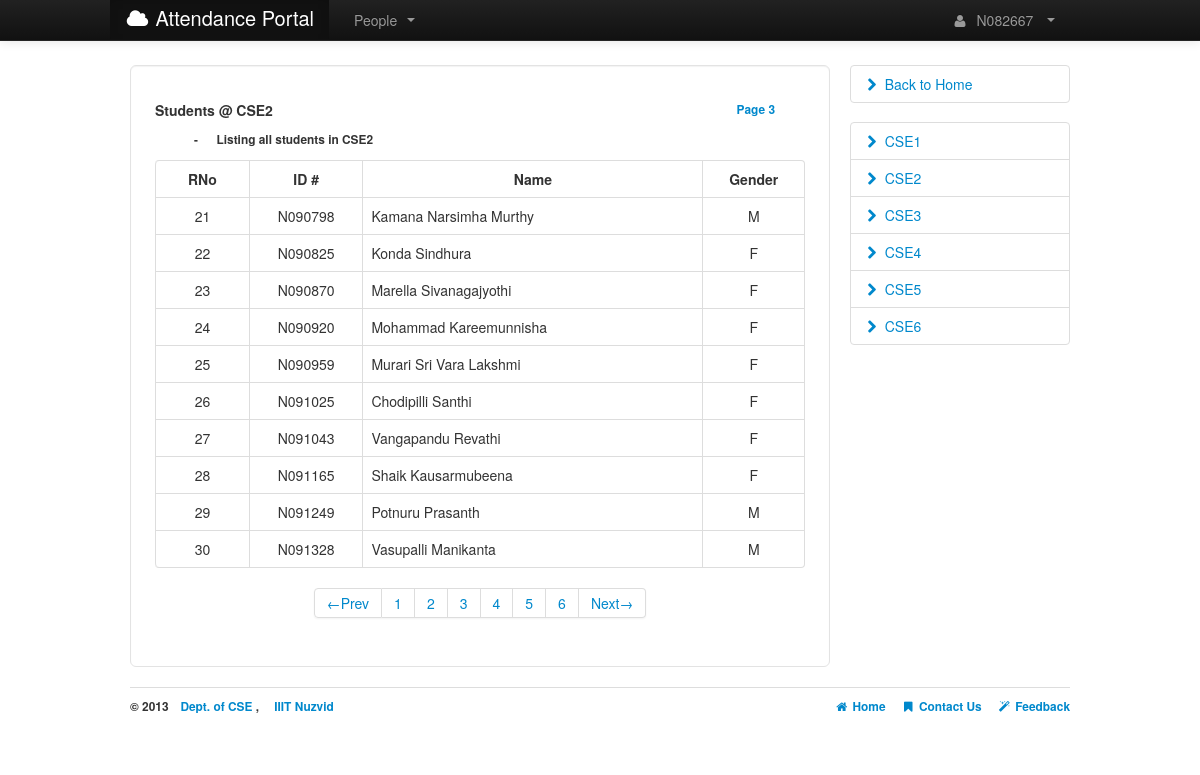
The page /browsestudents.php?CSE2/3/ (signed in) on the database its author committed.
### tables this page shows
CREATE TABLE IF NOT EXISTS `CSE09_Students` (
  `Id` varchar(10) NOT NULL,
  `RNo` int(2) NOT NULL DEFAULT '0',
  `Name` varchar(50) NOT NULL,
  `Gender` varchar(1) NOT NULL,
  `Branch` varchar(5) NOT NULL,
  `Class` int(1) NOT NULL,
  `Password` varchar(32) NOT NULL,
  `Picture` varchar(30) NOT NULL,
  `PhoneNo` varchar(10) NOT NULL DEFAULT '0',
  `Position` varchar(5) NOT NULL,
  PRIMARY KEY (`Id`)
);

### config/globals.php (called while the page is built, shortened)
<?php
$branchyear = 'CSE09';
$globalbranch = "CSE";
$classno = 6 ;
?>

### browsestudents.php (the view, shortened to what this page needs)
<?php
require('functions.php');
function classes($classno,$branch) {
	echo "<ul class='nav nav-tabs nav-stacked'>";
	for($i = 1; $i <=$classno ; $i++) {
		echo <<< a
		<li><a href="?$branch$i/1/">$branch$i<i class="icon-chevron-right pull-left" style="padding-top:5px;"></i></a> </li>\n
a;
	}
	echo "</ul>";
}
function browse_students($title){
	if(!check_login()){
		header('location:login.php');
	}
	else{
		include 'config/globals.php';
		$cls_page=$_SERVER['QUERY_STRING'];
		$cp=explode('/',$cls_page);
		$len=count($cp);
		if($len == 2 or ($len == 3 and $cp[2]==null)){
			$class='/^'.$globalbranch.'[1-'.$classno.']{1}$/';
			$page='/^[1-9]{1}$/';
			if(preg_match($class,$cp[0]) and preg_match($page,$cp[1])){
				include 'config/settings.php';
				$table = $branchyear.'_Students';
				echo "<!DOCTYPE html>\n<html>\n";
				echo "\n<body>";
				echo <<< browse
					<div class="container" style="margin-top:-15px;height:450px;"><br>
						<div class="row">
							<div class="span9">
								<div class="well well-large" style="background:#FFF;">
									<div class="row">
										<div id="step1" class="span4">
											<h5>Students @ $cp[0] </h5>
											<h6> &emsp;&emsp;&emsp; - &emsp; Listing all students in $cp[0] </h6>
										</div>
										<div id="page1" class="span4">
											<a class="pull-right"><h6>Page $cp[1]  </h6></a>
										</div>
									</div>
									<div id=$cp[0] >
										<table class="table  table-hover table-bordered "  style="padding:0px;">
											<thead>
												<tr>
													<th style="text-align:center;" class="span1">RNo</th>
													<th style="text-align:center;" class="span1">ID #</th>
													<th style="text-align:center;" class="span3">Name</th>
													<th style="text-align:center;" class="span1">Gender</th>
												</tr>
											</thead>
											<tbody>
browse;
				$page=$cp[1];
				$prev=$page-1;
				$next=$page+1;
				$per_page=10;
				$slimit=($page-1)*10;
				$branch=substr($cp[0],0,strlen($cp[0])-1);
				$class=substr($cp[0],-1);
				$query1=mysql_query("SELECT Id From ".$table." WHERE Branch = '$branch' and Class = '$class';");
				$strength=mysql_num_rows($query1);
				$query="SELECT Id,Name,Gender,RNo From ".$table." WHERE Branch='$branch' and Class='$class' LIMIT $slimit,$per_page;";
				$exe=mysql_query($query) or die(mysql_error());
				$lastpage=ceil($strength/$per_page);
				for($i=0;$i<mysql_num_rows($exe);$i++){
					$det=mysql_fetch_array($exe);
					$lnk = "./students.php?".$det[0]."/sub";
					$nm = ucwords(strtolower($det[1]));
					echo <<< student
					<tr onclick="document.location.href='$lnk';" style='cursor:pointer;'>
						<td style="text-align:center;">$det[3]</td>
						<td style="text-align:center;">$det[0]</td>
						<td>$nm</td>
						<td style="text-align:center;" >$det[2]</td>
					</tr>
student;
				}
				echo <<< next
				</tbody>
				</table>
				</div>
				<div class="pagination pagination-centered">
				<ul>
next;
				if($page == 1 and $strength > 0){
					echo "<li class='disabled'><a>&larr;Prev</a></li>";
					for($i=1;$i<=$lastpage;$i++){
						echo "<li><a href='?$cp[0]/$i/'>$i</a></li>";
					}
					echo "<li><a href='?$cp[0]/$next/'>Next&rarr;</a></li>";
				}
				elseif($page > 1 and $page < $lastpage){
					echo "<li><a href='?$cp[0]/$prev/'>&larr;Prev</a></li>";
					for($i=1;$i<=$lastpage;$i++){
						echo "<li><a href='?$cp[0]/$i/'>$i</a></li>";
					}
					echo "<li><a href='?$cp[0]/$next/'>Next&rarr;</a></li>";
				}
				elseif($page == $lastpage){
					echo "<li><a href='?$cp[0]/$prev/'>&larr;Prev</a></li>";
					for($i=1;$i<=$lastpage;$i++){
						echo "<li><a href='?$cp[0]/$i/'>$i</a></li>";
					}
					echo "<li class='disabled'><a>Next&rarr;</a></li>";
				}
				else echo "No records found.";
				echo <<< next
						</ul>
						</div>
						</div>
						</div>
						<div class="span3">
next;
				classes($classno,$globalbranch);
				echo "</div></div>";
				echo "\n</div></body>\n</html>";
			}
			else echo "Error :  Invalid syntax in URL.<br>";
		}
		else echo "Error :  Invalid syntax in URL.<br>";
	}
}
browse_students("Browse Students");
?>

### assets/css/application.css (style rules this page uses)
body { margin-top:60px; }

### rows shown on the page
cse09_students: RNo "21", Id "N090798", Name "Kamana Narsimha Murthy", Gender "M"
cse09_students: RNo "22", Id "N090825", Name "Konda Sindhura", Gender "F"
cse09_students: RNo "23", Id "N090870", Name "Marella Sivanagajyothi", Gender "F"
cse09_students: RNo "24", Id "N090920", Name "Mohammad Kareemunnisha", Gender "F"
cse09_students: RNo "25", Id "N090959", Name "Murari Sri Vara Lakshmi", Gender "F"
cse09_students: RNo "26", Id "N091025", Name "Chodipilli Santhi", Gender "F"
cse09_students: RNo "27", Id "N091043", Name "Vangapandu Revathi", Gender "F"
cse09_students: RNo "28", Id "N091165", Name "Shaik Kausarmubeena", Gender "F"
cse09_students: RNo "29", Id "N091249", Name "Potnuru Prasanth", Gender "M"
cse09_students: RNo "30", Id "N091328", Name "Vasupalli Manikanta", Gender "M"

### other values the page prints
$userid "N082667"
$cp[0] "CSE2"
$cp[1] "3"
